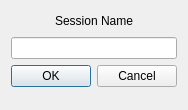
<?xml version="1.0" encoding="UTF-8"?>
<ui version="4.0">
 <class>NewSession</class>
 <widget class="QDialog" name="NewSession">
  <property name="geometry">
   <rect>
    <x>0</x>
    <y>0</y>
    <width>186</width>
    <height>110</height>
   </rect>
  </property>
  <property name="windowTitle">
   <string>Dialog</string>
  </property>
  <layout class="QVBoxLayout" name="verticalLayout_2">
   <item>
    <layout class="QVBoxLayout" name="verticalLayout">
     <item>
      <layout class="QHBoxLayout" name="horizontalLayout">
       <item>
        <spacer name="horizontalSpacer">
         <property name="orientation">
          <enum>Qt::Horizontal</enum>
         </property>
         <property name="sizeHint" stdset="0">
          <size>
           <width>40</width>
           <height>20</height>
          </size>
         </property>
        </spacer>
       </item>
       <item>
        <widget class="QLabel" name="label">
         <property name="text">
          <string>Session Name</string>
         </property>
        </widget>
       </item>
       <item>
        <spacer name="horizontalSpacer_2">
         <property name="orientation">
          <enum>Qt::Horizontal</enum>
         </property>
         <property name="sizeHint" stdset="0">
          <size>
           <width>40</width>
           <height>20</height>
          </size>
         </property>
        </spacer>
       </item>
      </layout>
     </item>
     <item>
      <widget class="QLineEdit" name="lineEdit"/>
     </item>
     <item>
      <widget class="QDialogButtonBox" name="buttonBox">
       <property name="orientation">
        <enum>Qt::Horizontal</enum>
       </property>
       <property name="standardButtons">
        <set>QDialogButtonBox::Cancel|QDialogButtonBox::Ok</set>
       </property>
      </widget>
     </item>
     <item>
      <spacer name="verticalSpacer">
       <property name="orientation">
        <enum>Qt::Vertical</enum>
       </property>
       <property name="sizeHint" stdset="0">
        <size>
         <width>20</width>
         <height>40</height>
        </size>
       </property>
      </spacer>
     </item>
    </layout>
   </item>
  </layout>
 </widget>
 <resources/>
 <connections>
  <connection>
   <sender>buttonBox</sender>
   <signal>accepted()</signal>
   <receiver>NewSession</receiver>
   <slot>accept()</slot>
   <hints>
    <hint type="sourcelabel">
     <x>248</x>
     <y>254</y>
    </hint>
    <hint type="destinationlabel">
     <x>157</x>
     <y>274</y>
    </hint>
   </hints>
  </connection>
  <connection>
   <sender>buttonBox</sender>
   <signal>rejected()</signal>
   <receiver>NewSession</receiver>
   <slot>reject()</slot>
   <hints>
    <hint type="sourcelabel">
     <x>316</x>
     <y>260</y>
    </hint>
    <hint type="destinationlabel">
     <x>286</x>
     <y>274</y>
    </hint>
   </hints>
  </connection>
 </connections>
</ui>
